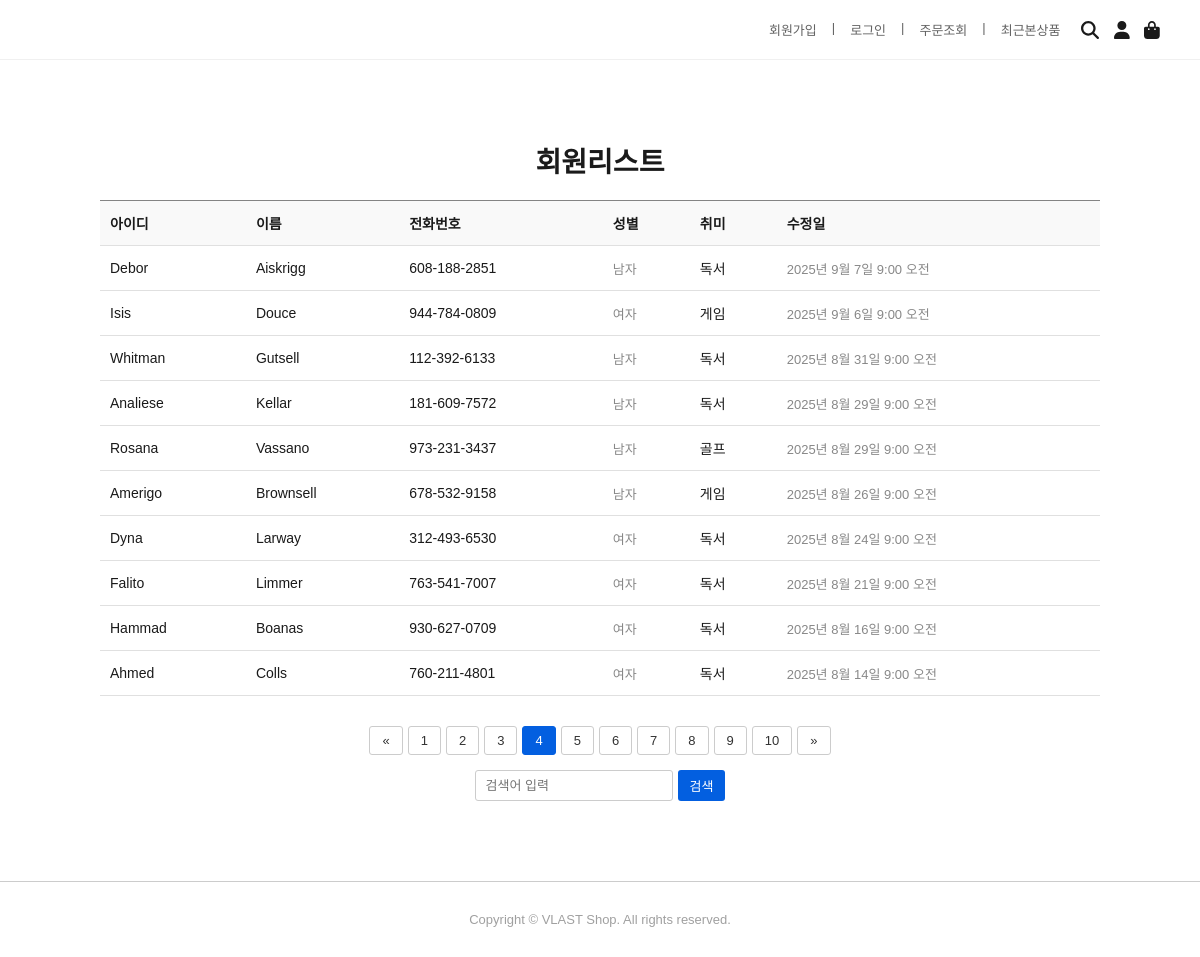
Page /member/list/?page=4 on the committed database.
### member/models.py (models this page shows, shortened)
class Member(models.Model):
    id = models.CharField(max_length=50, primary_key=True)
    pw = models.CharField(max_length=100)
    name = models.CharField(max_length=50)
    phone = models.CharField(max_length=13, default='010-0000-0000')
    gender = models.CharField(max_length=10, default='남자')
    hobby = models.CharField(max_length=100, default='게임')
    mdate = models.DateTimeField(auto_now=True)

### member/views.py (the view)
# urls.py: path('list/', views.list, name='list'),
def list(request):
    qs = Member.objects.all().order_by('-mdate')
    paginator = Paginator(qs, 10)
    page = request.GET.get('page', 1) # GET 파라미터에서 'page' 값을 가져옴, 기본값은 1
    try:
        list = paginator.page(page)
    except PageNotAnInteger:
        list = paginator.page(1)
    except EmptyPage:
        list = paginator.page(paginator.num_pages)
    context = {
        'list': list,
        'page' : page
        }
    return render(request, 'member/board.html', context)

### member/templates/member/board.html (shortened to what this page needs)
<!DOCTYPE html>
<html lang="ko">
<head>
  <link rel="stylesheet" href="/static/css/board.css">
</head>
<body>
  <div class="header">
    <div class="top-menu">
      <a href="#">회원가입</a> |
      <a href="/member/login">로그인</a> |
      <a href="#">주문조회</a> |
      <a href="#">최근본상품</a>
    </div>
    <div class="icons">
      <i class="fas fa-search"></i>
      <i class="fas fa-user"></i>
      <i class="fas fa-shopping-bag"></i>
    </div>
  </div>
  <div class="board-container">
    <div class="board-title">회원리스트</div>
    <table class="board-table">
      <thead>
        <tr>
          <th>아이디</th>
          <th>이름</th>
          <th>전화번호</th>
          <th>성별</th>
          <th>취미</th>
          <th>수정일</th>
        </tr>
      </thead>
      <tbody>
        {% for m in list %}
        <tr>
          <td>{{m.id}}</td>
          <td class="title"><a href="#">{{m.name}}</a></td>
          <td>{{m.phone}}</td>
          <td class="views">{{m.gender}}</td>
          <td>{{m.hobby}}</td>
          <td class="date">{{m.mdate}}</td>
        </tr>
        {% endfor %}
      </tbody>
    </table>
    <div class="board-footer" >
        <div class="pagination">
            {% if list.has_previous %}
                <a href="{% url 'member:list' %}?page={{ list.previous_page_number }}">&laquo;</a>
            {% else %}
                <a href="#" class="disabled">&laquo;</a>
            {% endif %}
            {% for i in list.paginator.page_range %}
                {% if list.number == i %}
                    <a href="#" class="active">{{ i }}</a>
                {% else %}
                    <a href="{% url 'member:list' %}?page={{ i }}">{{ i }}</a>
                {% endif %}
            {% endfor %}
            {% if list.has_next %}
                <a href="{% url 'member:list' %}?page={{ list.next_page_number }}">&raquo;</a>
            {% else %}
                <a href="#" class="disabled">&raquo;</a>
            {% endif %}
        </div>
        <div class="search-box">
            <input type="text" placeholder="검색어 입력">
            <button>검색</button>
        </div>
    </div>
  </div>
  <footer>
    Copyright © VLAST Shop. All rights reserved.
  </footer>
</body>
</html>

### static/css/board.css (style rules this page uses)
body { font-family: 'Arial', sans-serif; margin: 0; padding: 0; background: #fff; color: #1a1a1a; }
.header { width: 100%; height: 60px; display: flex; justify-content: flex-end; align-items: center; padding: 0 40px; box-sizing: border-box; border-bottom: 1px solid #f0f0f0; }
.top-menu { display: flex; gap: 15px; font-size: 13px; color: #636363; margin-right: 20px; }
.top-menu a { text-decoration: none; color: #636363; }
.icons { display: flex; gap: 15px; font-size: 18px; cursor: pointer; }
.board-container { max-width: 1000px; margin: 80px auto; padding: 0 20px; }
.board-title { font-size: 28px; font-weight: bold; margin-bottom: 20px; text-align: center; }
table.board-table { width: 100%; border-collapse: collapse; font-size: 14px; }
.board-table th, .board-table td { border-bottom: 1px solid #e0e0e0; padding: 12px 10px; text-align: left; }
.board-table th { background-color: #f9f9f9; font-weight: 600; border-top:1px solid #848484; }
.board-table td.title a { color: #1a1a1a; text-decoration: none; }
.board-table td.date, .board-table td.views { color: #888; font-size: 13px; }
.board-footer { margin-top: 30px; display: flex; justify-content: space-between; align-items: center; flex-wrap: wrap; gap: 10px; }
.pagination { display: flex; gap: 5px; justify-content: center; }
.pagination a { padding: 6px 12px; text-decoration: none; border: 1px solid #ccc; color: #333; font-size: 13px; border-radius: 3px; }
.pagination a.active { background-color: #035fe0; color: white; border-color: #035fe0; }
.search-box { display: flex; gap: 5px; justify-content: center; }
.search-box input { padding: 6px 10px; border: 1px solid #ccc; border-radius: 3px; font-size: 13px; }
.search-box button { padding: 6px 12px; background-color: #035fe0; color: white; border: none; border-radius: 3px; font-size: 13px; cursor: pointer; }
.board-footer { margin-top: 30px; display: flex; flex-direction: column; align-items: center; gap: 15px; }
footer { border-top: 1px solid #ccc; padding: 30px; text-align: center; font-size: 13px; color: #A0A0A0; }

### rows in the picture
Member: id "Debor", name "Aiskrigg", phone "608-188-2851", gender "남자", hobby "독서", mdate "2025년 9월 7일 9:00 오전"
Member: id "Isis", name "Douce", phone "944-784-0809", gender "여자", hobby "게임", mdate "2025년 9월 6일 9:00 오전"
Member: id "Whitman", name "Gutsell", phone "112-392-6133", gender "남자", hobby "독서", mdate "2025년 8월 31일 9:00 오전"
Member: id "Analiese", name "Kellar", phone "181-609-7572", gender "남자", hobby "독서", mdate "2025년 8월 29일 9:00 오전"
Member: id "Rosana", name "Vassano", phone "973-231-3437", gender "남자", hobby "골프", mdate "2025년 8월 29일 9:00 오전"
Member: id "Amerigo", name "Brownsell", phone "678-532-9158", gender "남자", hobby "게임", mdate "2025년 8월 26일 9:00 오전"
Member: id "Dyna", name "Larway", phone "312-493-6530", gender "여자", hobby "독서", mdate "2025년 8월 24일 9:00 오전"
Member: id "Falito", name "Limmer", phone "763-541-7007", gender "여자", hobby "독서", mdate "2025년 8월 21일 9:00 오전"
Member: id "Hammad", name "Boanas", phone "930-627-0709", gender "여자", hobby "독서", mdate "2025년 8월 16일 9:00 오전"
Member: id "Ahmed", name "Colls", phone "760-211-4801", gender "여자", hobby "독서", mdate "2025년 8월 14일 9:00 오전"

### other values in the picture
{{ i }} "1" "2" "3" "5" "6" "7" "8" "9" "10"
{{ i }} "4"
